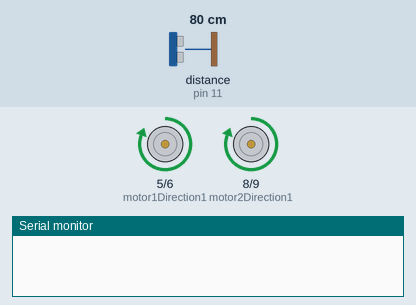
This sketch was run on a simulated Arduino Uno, built with avr-gcc and run on an emulated ATmega328P. Parts: motor-driver pin pairs drawn as motors (green arrow = first pin HIGH = forward, orange = second pin HIGH = backward, longer = more drive, scaled by the enable pin), the last lines printed to the serial monitor. Wiring (inferred from the names in the program): ultrasonic range finder: trigger pin 10; echo pin 11. The test bench sets the inputs (shaded band); at power-on: distance to the obstacle (sensor on pin 11) 80 cm. The echo pulse lasts 58.3 µs per cm.

Above: at 1.2 s.
1.3 s: distance to the obstacle (sensor on pin 11) set to 22 cm
2.8 s: distance to the obstacle (sensor on pin 11) set to 19 cm
At 4.3 s:
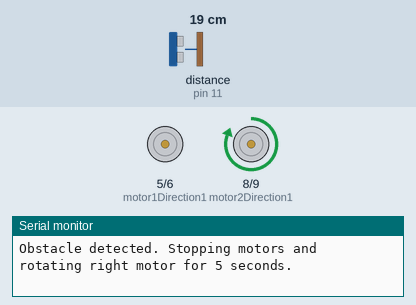
Timing chart, 0 to 5.8 s (numbered marks = the images above; inputs shaded):
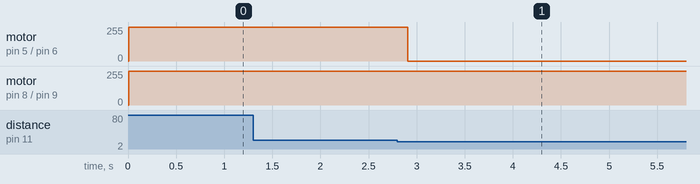

The sketch:

auto_mode_car_sucessfull.ino
```cpp
#include <SoftwareSerial.h>

// Motor pins
const int motor1PWM = 4;         // PWM pin for motor 1
const int motor1Direction1 = 5;  // Direction pin 1 for motor 1
const int motor1Direction2 = 6;  // Direction pin 2 for motor 1
const int motor2PWM = 7;         // PWM pin for motor 2
const int motor2Direction1 = 8;  // Direction pin 1 for motor 2
const int motor2Direction2 = 9;  // Direction pin 2 for motor 2

// Ultrasonic sensor pins
const int trigPin = 10;  // Trigger pin of the ultrasonic sensor
const int echoPin = 11;  // Echo pin of the ultrasonic sensor

// Bluetooth module pins
const int bluetoothTx = 2;
const int bluetoothRx = 3;

SoftwareSerial bluetoothSerial(bluetoothTx, bluetoothRx);

void setup() {
  // Initialize motor pins as outputs
  pinMode(motor1PWM, OUTPUT);
  pinMode(motor1Direction1, OUTPUT);
  pinMode(motor1Direction2, OUTPUT);
  pinMode(motor2PWM, OUTPUT);
  pinMode(motor2Direction1, OUTPUT);
  pinMode(motor2Direction2, OUTPUT);

  // Initialize ultrasonic sensor pins
  pinMode(trigPin, OUTPUT);
  pinMode(echoPin, INPUT);

  // Initialize serial communication for debugging
  Serial.begin(9600);

  // Initialize Bluetooth serial communication
  bluetoothSerial.begin(9600);
}

void loop() {
  // Measure distance using ultrasonic sensor
  long distance = measureDistance();

  // If obstacle detected, stop both motors and rotate right motor for 5 seconds
  if (distance < 20) {
    Serial.println("Obstacle detected. Stopping motors and rotating right motor for 5 seconds.");

    stopMotors();  // Stop both motors

    // Rotate right motor
    rotateRightMotor();
    delay(3000);         // Rotate for 5 seconds
    rotateRightMotor();  // Stop rotating right motor

    // Recheck distance
    distance = measureDistance();

    if (distance < 20) {
      Serial.println("Obstacle still detected after rotating right motor. Stopping right motor.");
    } else {
      Serial.println("Obstacle cleared after rotating right motor. Continuing forward.");
      moveForward();  // Move both motors forward
    }
  } else {
    // If no obstacle, move both motors forward
    moveForward();
  }

  delay(100);  // Delay for stability
}

// Function to measure distance using ultrasonic sensor
long measureDistance() {
  digitalWrite(trigPin, LOW);
  delayMicroseconds(2);

  digitalWrite(trigPin, HIGH);
  delayMicroseconds(10);
  digitalWrite(trigPin, LOW);

  long duration = pulseIn(echoPin, HIGH);
  long distance = duration * 0.034 / 2;

  return distance;
}

// Function to rotate right motor
void rotateRightMotor() {
  digitalWrite(motor2Direction1, HIGH);
  digitalWrite(motor2Direction2, LOW);
  analogWrite(motor2PWM, 255);  // Adjust the PWM value for speed control
}

// Function to stop right motor
/*void stopRightMotor() {
  digitalWrite(motor2Direction1, LOW);
  digitalWrite(motor2Direction2, LOW);
  analogWrite(motor2PWM, 0);
}*/

// Function to stop both motors
void stopMotors() {
  digitalWrite(motor1Direction1, LOW);
  digitalWrite(motor1Direction2, LOW);
  analogWrite(motor1PWM, 0);

  digitalWrite(motor2Direction1, LOW);
  digitalWrite(motor2Direction2, LOW);
  analogWrite(motor2PWM, 0);
}

// Function to move both motors forward
void moveForward() {
  digitalWrite(motor1Direction1, HIGH);
  digitalWrite(motor1Direction2, LOW);
  analogWrite(motor1PWM, 255);  // Adjust the PWM value for speed control

  digitalWrite(motor2Direction1, HIGH);
  digitalWrite(motor2Direction2, LOW);
  analogWrite(motor2PWM, 255);  // Adjust the PWM value for speed control
}
void sendDistanceOverBluetooth(long distance) {
  bluetoothSerial.print("Distance (in cm): ");
  bluetoothSerial.print(distance);

  if (distance <= 20) {
    bluetoothSerial.println(" - Obstacle detected");
  } else {
    bluetoothSerial.println();
  }
}
```

Measured:
- the behaviour switches between 21 and 20 cm on distance to the obstacle (sensor on pin 11) (found by bisection; images 0 and 1)
- after the input at 1.3 s, every drawn part: stays the same
- after the input at 2.8 s, motor on pin 5 (motor1Direction1) / pin 6 (motor1Direction2): forward 255/255 → stopped after 0.11 s
